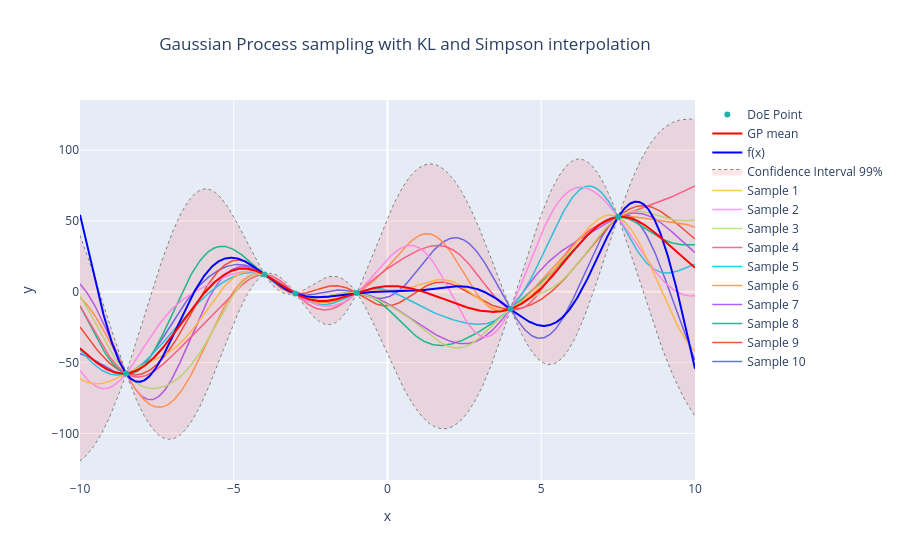

The code cell stored with this chart in its notebook:
### Code cell
fig = go.Figure()
fig = plot_trajectories(
    X_plot, X_doe, Y_doe, X_data, traj_sim, "KL and Simpson interpolation"
)
fig.show()

### Figure 1 — Plotly figure (JSON) as saved in the notebook; plotly's stock layout.template omitted (floating-point values rounded to 4 significant figures; data arrays with more than 128 entries replaced by an {"elided": "..."} marker saying what was removed)
{"data": [{"line": {"dash": "solid", "width": 1.5}, "name": "Sample 10", "showlegend": true, "type": "scatter", "x": {"elided": "500 float values"}, "y": {"elided": "500 float values"}}, {"line": {"dash": "solid", "width": 1.5}, "name": "Sample 9", "showlegend": true, "type": "scatter", "x": {"elided": "500 float values"}, "y": {"elided": "500 float values"}}, {"line": {"dash": "solid", "width": 1.5}, "name": "Sample 8", "showlegend": true, "type": "scatter", "x": {"elided": "500 float values"}, "y": {"elided": "500 float values"}}, {"line": {"dash": "solid", "width": 1.5}, "name": "Sample 7", "showlegend": true, "type": "scatter", "x": {"elided": "500 float values"}, "y": {"elided": "500 float values"}}, {"line": {"dash": "solid", "width": 1.5}, "name": "Sample 6", "showlegend": true, "type": "scatter", "x": {"elided": "500 float values"}, "y": {"elided": "500 float values"}}, {"line": {"dash": "solid", "width": 1.5}, "name": "Sample 5", "showlegend": true, "type": "scatter", "x": {"elided": "500 float values"}, "y": {"elided": "500 float values"}}, {"line": {"dash": "solid", "width": 1.5}, "name": "Sample 4", "showlegend": true, "type": "scatter", "x": {"elided": "500 float values"}, "y": {"elided": "500 float values"}}, {"line": {"dash": "solid", "width": 1.5}, "name": "Sample 3", "showlegend": true, "type": "scatter", "x": {"elided": "500 float values"}, "y": {"elided": "500 float values"}}, {"line": {"dash": "solid", "width": 1.5}, "name": "Sample 2", "showlegend": true, "type": "scatter", "x": {"elided": "500 float values"}, "y": {"elided": "500 float values"}}, {"line": {"dash": "solid", "width": 1.5}, "name": "Sample 1", "showlegend": true, "type": "scatter", "x": {"elided": "500 float values"}, "y": {"elided": "500 float values"}}, {"line": {"color": "gray", "dash": "dot", "width": 1}, "showlegend": false, "type": "scatter", "x": {"elided": "1000 float values"}, "y": {"elided": "1000 float values"}}, {"fill": "tonexty", "fillcolor": "rgba(255, 0, 0, 0.1)", "line": {"color": "gray", "dash": "dot", "width": 1}, "name": "Confidence Interval 99%", "type": "scatter", "x": {"elided": "1000 float values"}, "y": {"elided": "1000 float values"}}, {"marker": {"color": "blue"}, "mode": "lines", "name": "f(x)", "type": "scatter", "x": {"elided": "1000 float values"}, "y": {"elided": "1000 float values"}}, {"marker": {"color": "red"}, "mode": "lines", "name": "GP mean", "type": "scatter", "x": {"elided": "1000 float values"}, "y": {"elided": "1000 float values"}}, {"marker": {"color": "lightseagreen"}, "mode": "markers", "name": "DoE Point", "type": "scatter", "x": [-8.5, -4.0, -3.0, -1.0, 4.0, 7.5], "y": [-57.69, 12.11, -1.27, -0.8415, -12.11, 52.76]}], "layout": {"title": {"text": "Gaussian Process sampling with KL and Simpson interpolation", "x": 0.45}, "xaxis": {"title": {"text": "x"}}, "yaxis": {"title": {"text": "y"}}}}
